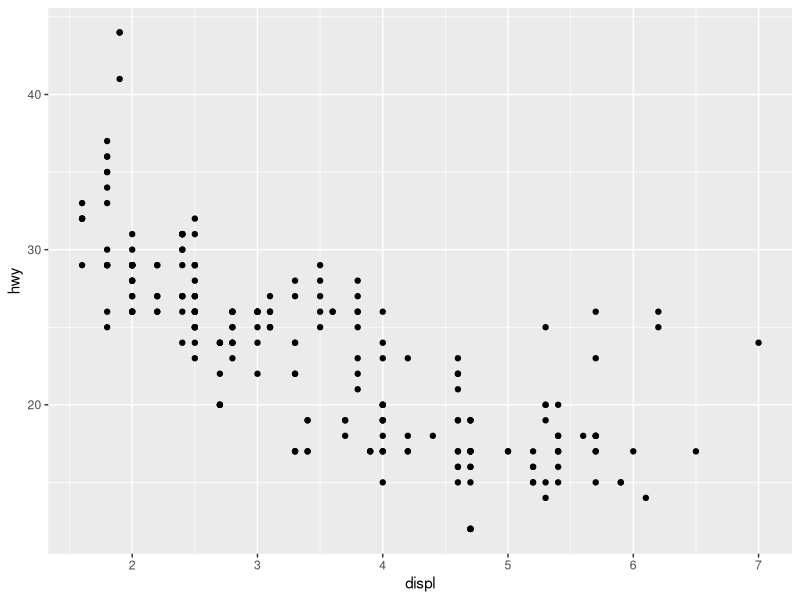
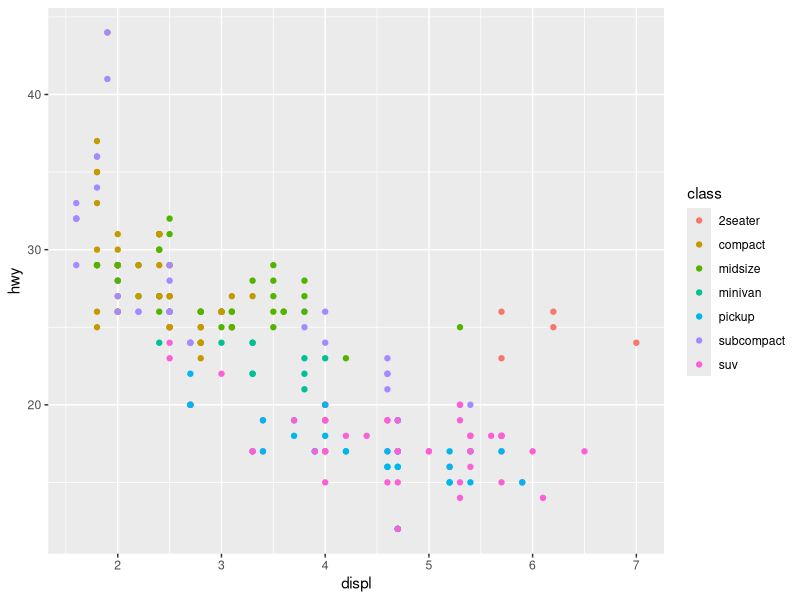
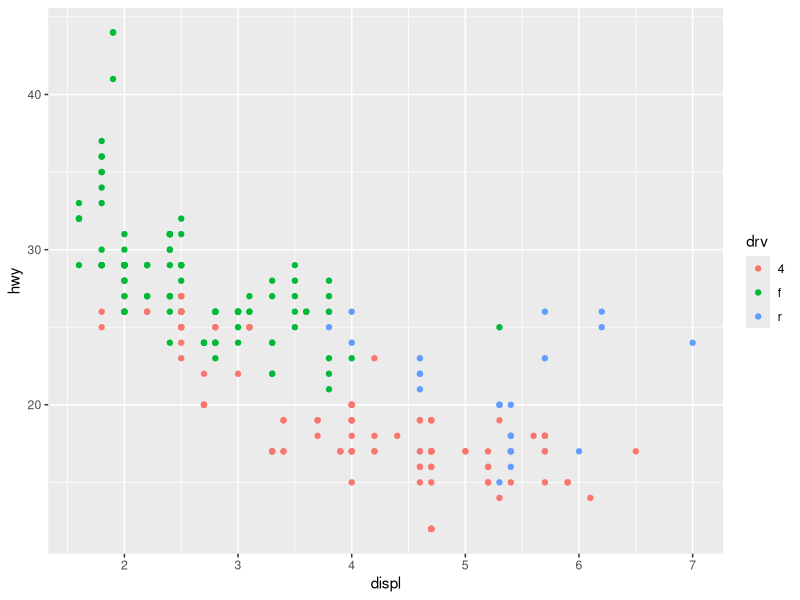
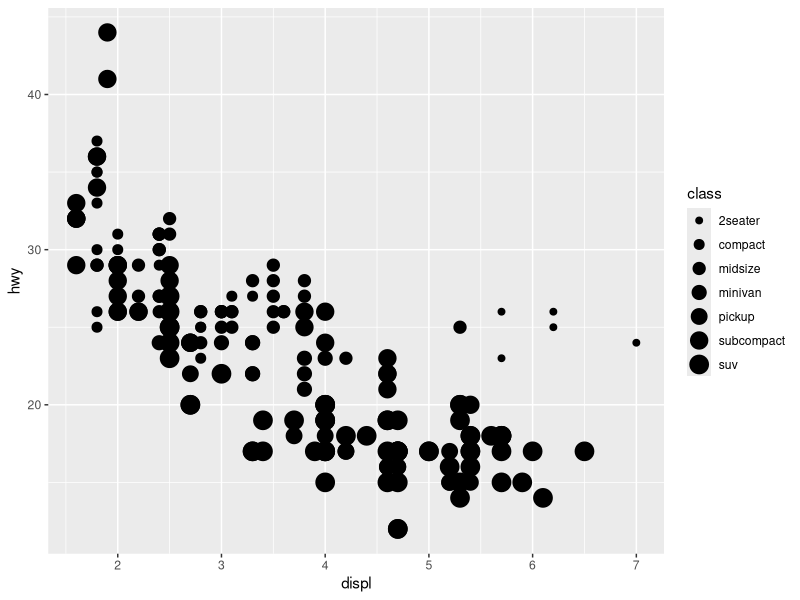
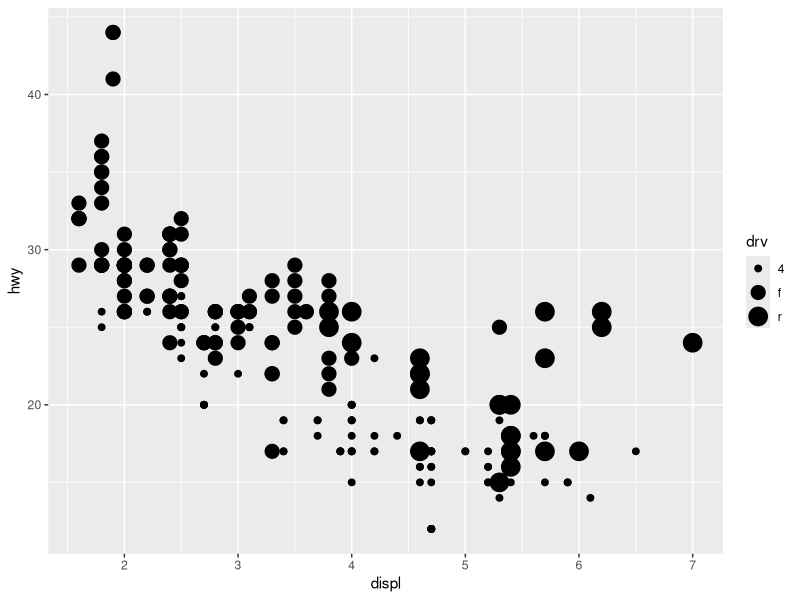
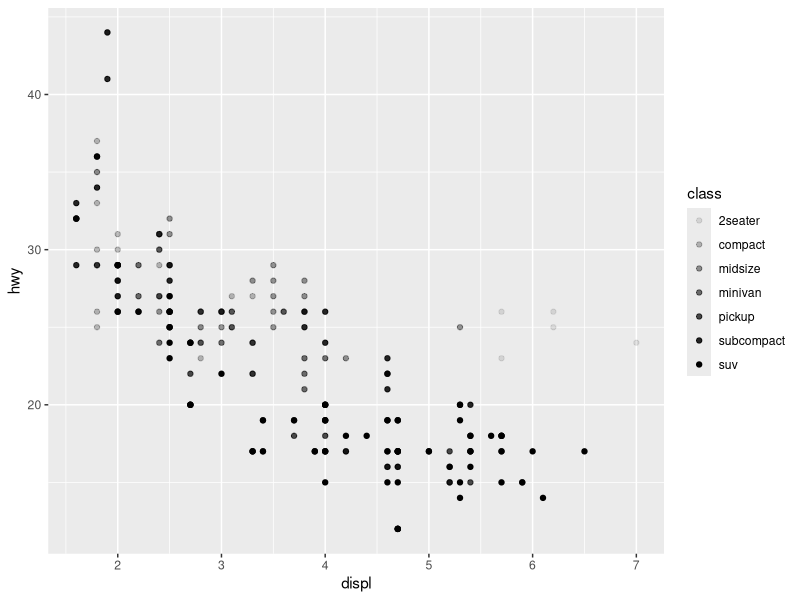
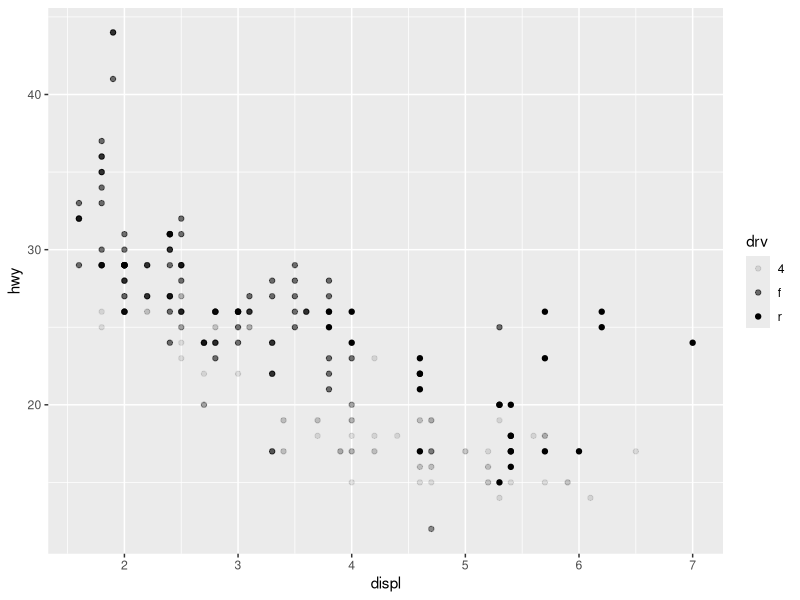
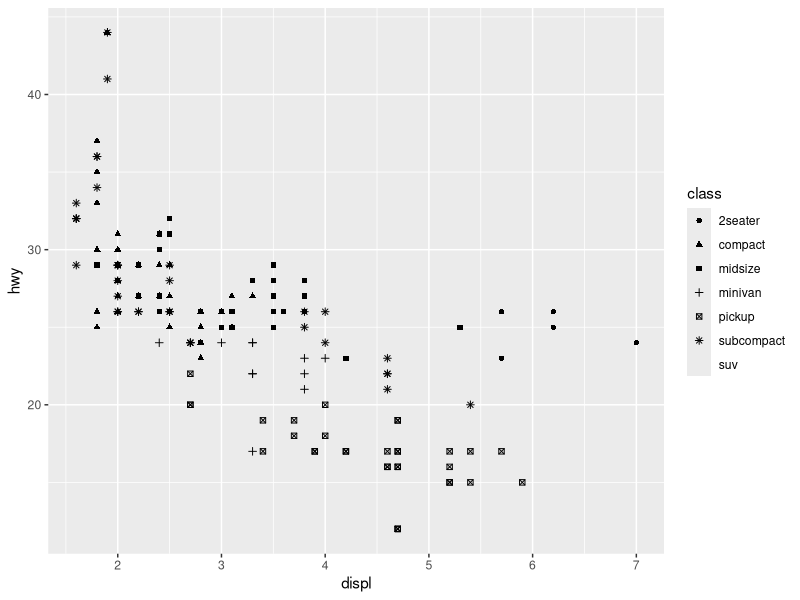

Generate these figures, in order, with R:
# 图形化处理
#install.packages("tidyverse")
library(tidyverse)
mpg
View(mpg)

ggplot(data = mpg) + geom_point(mapping = aes(x = displ, y = hwy))
ggplot(data = mpg) + geom_point(mapping = aes(x = displ, y = hwy, color = class))
ggplot(data = mpg) + geom_point(mapping = aes(x = displ, y = hwy, color = drv))
ggplot(data = mpg) + geom_point(mapping = aes(x = displ, y = hwy, size = class))
ggplot(data = mpg) + geom_point(mapping = aes(x = displ, y = hwy, size = drv))
ggplot(data = mpg) + geom_point(mapping = aes(x = displ, y = hwy, alpha = class))
ggplot(data = mpg) + geom_point(mapping = aes(x = displ, y = hwy, alpha = drv))
ggplot(data = mpg) + geom_point(mapping = aes(x = displ, y = hwy, shape = class))
ggplot(data = mpg) + geom_point(mapping = aes(x = displ, y = hwy, shape = drv))

ggplot(data = mpg) + geom_point(mapping = aes(x = displ, y = hwy), color = "green")

ggplot(data = mpg) + geom_point(mapping = aes(x = displ, y = hwy)) + facet_wrap(~ class, nrow = 2)
ggplot(data = mpg) + geom_point(mapping = aes(x = displ, y = hwy)) + facet_grid( drv ~ cyl)

ggplot(data = mpg) + geom_point(mapping = aes(x = displ, y = hwy)) + facet_grid(.~class)

ggplot(data = mpg) + 
  geom_point(mapping = aes(x = displ, y = hwy)) + 
  facet_grid(drv~.)

ggplot(data = mpg) + 
  geom_smooth(mapping = aes(x = displ, y = hwy)) +
  geom_point(mapping = aes(x = displ, y = hwy))


ggplot(data = mpg) + 
  geom_smooth(mapping = aes(x = displ, y = hwy, linetype = drv)) +
  geom_point(mapping = aes(x = displ, y = hwy, color = drv)) + 
  facet_wrap(~class, nrow = 2)
  
#练习(6) p1
ggplot(data = mpg) + 
  geom_smooth(mapping = aes(x = displ, y = hwy), se = FALSE, show.legend = FALSE) +
  geom_point(mapping = aes(x = displ, y = hwy))

# p2
ggplot(data = mpg) + 
  geom_smooth(mapping = aes(x = displ, y = hwy, group = drv), se = FALSE, show.legend = FALSE) +
  geom_point(mapping = aes(x = displ, y = hwy))

# p3
ggplot(data = mpg) + 
  geom_smooth(mapping = aes(x = displ, y = hwy, group = drv), se = FALSE) +
  geom_point(mapping = aes(x = displ, y = hwy, color = drv))


#p4
ggplot(data = mpg) + 
  geom_smooth(mapping = aes(x = displ, y = hwy), se = FALSE,) +
  geom_point(mapping = aes(x = displ, y = hwy, color = drv))

# p5
ggplot(data = mpg) + 
  geom_smooth(mapping = aes(x = displ, y = hwy, linetype = drv), se = FALSE) +
  geom_point(mapping = aes(x = displ, y = hwy, color = drv))

# p6
ggplot(data = mpg) + 
  geom_point(mapping = aes(x = displ, y = hwy, color = drv))

View(diamonds)


# 直方图
ggplot(data = diamonds) + 
  geom_bar(mapping = aes(x = cut))
# 占比
ggplot(data = diamonds) + 
  geom_bar(mapping = aes(x = cut, y = ..prop..,group = 1))
# 统计对比图
ggplot(data = diamonds) + 
  stat_summary(
    mapping = aes(x = cut, y = depth),
    fun.ymin = min,
    fun.ymax = max,
    fun.y = median
  )

# 直方图上色
ggplot(data = diamonds) + 
  geom_bar(mapping = aes(x = cut, color = cut))
ggplot(data = diamonds) + 
  geom_bar(mapping = aes(x = cut, fill = cut))
ggplot(data = diamonds) + 
  geom_bar(mapping = aes(x = cut, fill = clarity))

ggplot(data = diamonds) + 
  geom_bar(mapping = aes(x = cut, fill = clarity),
           position = "dodge")


ggplot(data = mpg) + 
  geom_point(mapping = aes(x = displ, y = hwy),
             position = "jitter")


